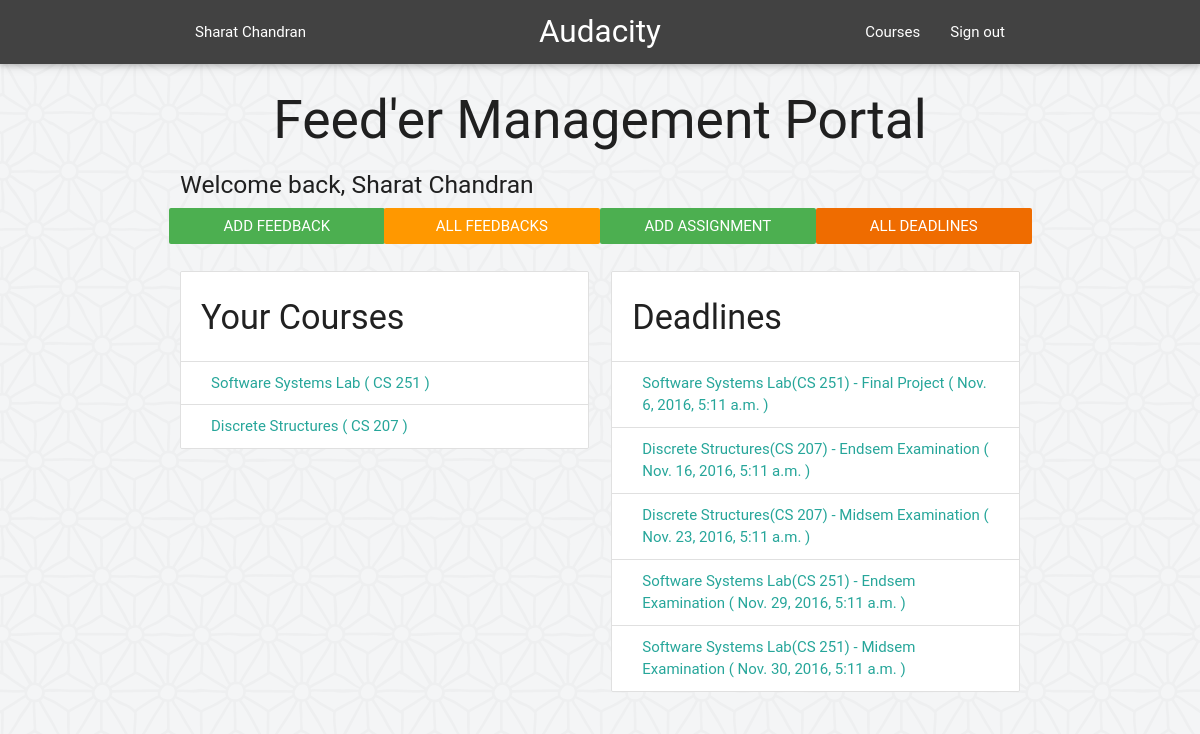
/feeder/index/ (signed in), run on the app's committed database.
### feeder/models.py (models this page shows, shortened)
class Course(models.Model):
	SPRING = 'SP'
	AUTUMN = 'AU'
	SUMMER = 'SU'
	SEMESTERS = (
		(SPRING, 'Spring'),
		(AUTUMN, 'Autumn'),
		(SUMMER, 'Summer'),
		)
	course_code = models.CharField(max_length=6, unique=True)
	course_name = models.CharField(max_length=40, blank=False)
	semester = models.CharField(
		max_length=2,
		choices=SEMESTERS,
		)
	def __str__(self):
		return self.course_name + '(' + self.course_code + ')'

class Assignment(models.Model):
	assignment_name = models.CharField(max_length=50, verbose_name = "Exam/Assignment")
	description = models.CharField(max_length=300, blank = True)
	pub_date = models.DateTimeField('date published')
	deadline = models.DateTimeField('deadline',null=False)
	course = models.ForeignKey(Course, on_delete=models.CASCADE)

### feeder/views.py (the view)
@login_required(login_url='/feeder/login/')
def IndexView(request):
	courses = Course.objects.all()
	assignments = Assignment.objects.filter(deadline__gt=timezone.now()).order_by('deadline')
	context = {
		'user' : request.user,
		'courses' : courses,
		'assignments' : assignments,
		}
	return render(request, "feeder/index.html", context)

### feeder/templates/feeder/index.html (shortened to what this page needs)
{% extends "feeder/base_site.html" %}
{% load static %}
{% block content %}
<h2 style="text-align:center" > Feed'er Management Portal </h2>
<h5> Welcome back, {{ user.get_full_name }} </h5>
  <div class="row">
  	<a href="{% url 'feeder:addfeedback' %}" class="btn-flat white-text center waves-effect waves-light col s3 green">Add Feedback</a>
	<a href="{% url 'feeder:feedbacks' %}" class="btn-flat white-text center waves-effect waves-light col s3 orange">All Feedbacks</a>
	<a href="{% url 'feeder:adddeadline' %}" class="btn-flat white-text center waves-effect waves-light col s3 green">Add Assignment</a>
	<a href="{% url 'feeder:assignments' %}" class="btn-flat white-text center waves-effect waves-light col s3 orange darken-3">All Deadlines</a>
  </div>
    {% if courses %}
    <div class="row">
	    <div class="col s6">
			<ul class="collection with-header">
		        <li class="collection-header"><h4>Your Courses</h4></li>
		        {% for course in courses %}
		        	<a class="collection-item">{{ course.course_name }} ( {{ course.course_code }} )</a>
		        {% endfor %}
		    </ul>
		</div>
		<div class="col s6">
			<ul class="collection with-header">
		        <li class="collection-header"><h4>Deadlines</h4></li>
		        {% for assignment in assignments %}
		        	<a class="collection-item">{{ assignment.course }} - {{ assignment.assignment_name }} ( {{ assignment.deadline }} ) </a>
		        {% endfor %}
		    </ul>
		</div>
	</div>
    {% endif %}
{% endblock %}
{% block navbar %}
    <li><a href="courses">Courses</a></li>
    <li><a onclick="signOut();" href="{% url 'feeder:logout' %}">Sign out</a></li>
{% endblock %}
{% block name %}
    {{ user.get_full_name }}
{% endblock %}

### data on the page
Course: course_name "Software Systems Lab", course_code "CS 251"
Course: course_name "Discrete Structures", course_code "CS 207"
Assignment: course "Software Systems Lab(CS 251)", assignment_name "Final Project", deadline "Nov. 6, 2016, 5:11 a.m."
Assignment: course "Discrete Structures(CS 207)", assignment_name "Endsem Examination", deadline "Nov. 16, 2016, 5:11 a.m."
Assignment: course "Discrete Structures(CS 207)", assignment_name "Midsem Examination", deadline "Nov. 23, 2016, 5:11 a.m."
Assignment: course "Software Systems Lab(CS 251)", assignment_name "Endsem Examination", deadline "Nov. 29, 2016, 5:11 a.m."
Assignment: course "Software Systems Lab(CS 251)", assignment_name "Midsem Examination", deadline "Nov. 30, 2016, 5:11 a.m."

### other printed values
{{ user.get_full_name }} "Sharat Chandran"
